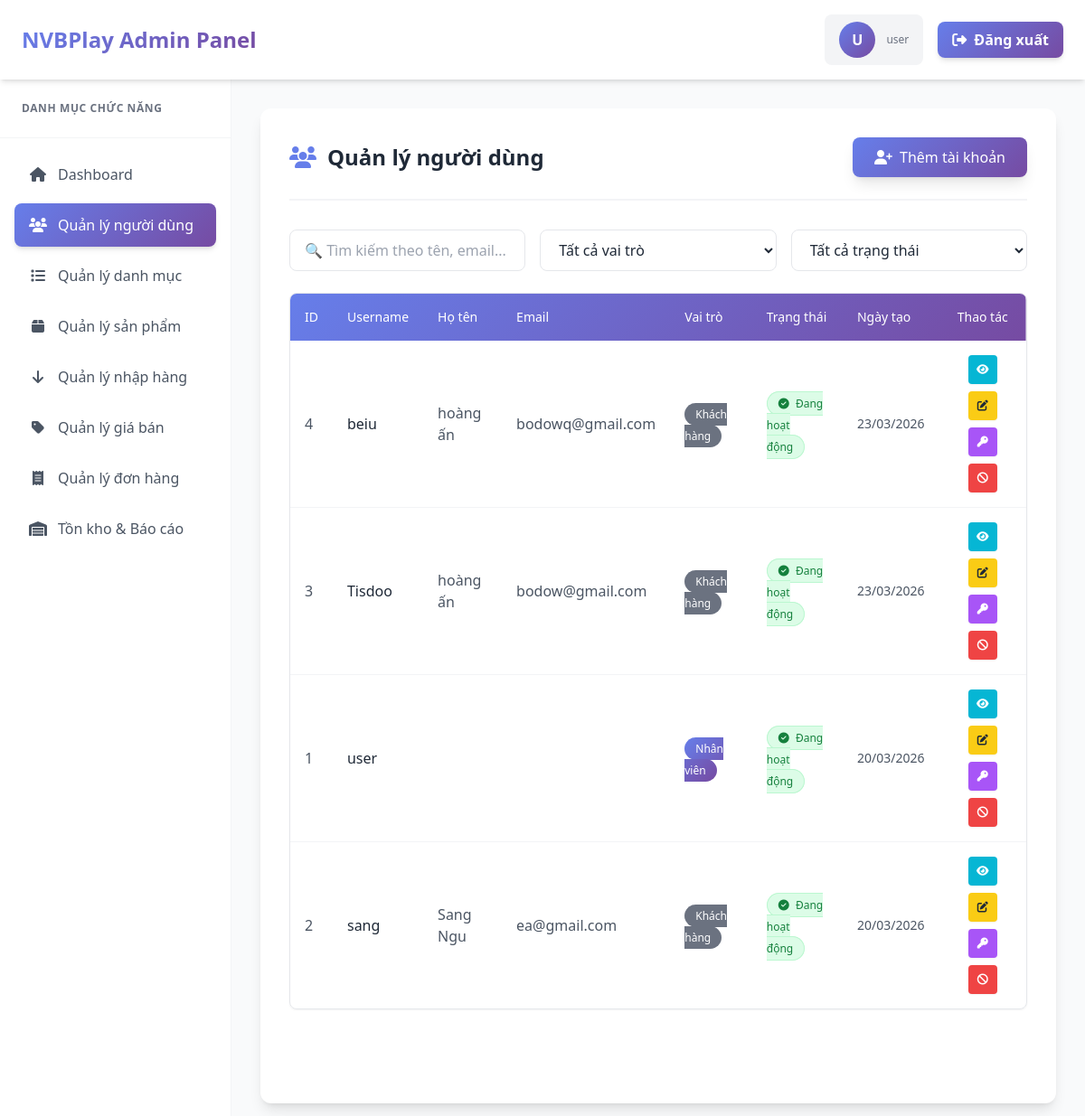
The page /admin/users.php (signed in) on the database its author committed.
### tables this page shows
CREATE TABLE `users` (
  `User_id` int(11) NOT NULL,
  `Username` varchar(50) NOT NULL,
  `password` varchar(255) NOT NULL,
  `Ho_ten` varchar(100) DEFAULT NULL,
  `email` varchar(100) DEFAULT NULL,
  `SDT` varchar(15) DEFAULT NULL,
  `role` tinyint(1) DEFAULT 0,
  `status` tinyint(1) DEFAULT 1,
  `created_at` datetime DEFAULT current_timestamp()
);

### control/function.php (called while the page is built, shortened)
<?php
function getUsers($conn) {
    $stmt = $conn->prepare("SELECT * FROM users ORDER BY created_at DESC");
    $stmt->execute();
    $result = $stmt->get_result();
    return $result->fetch_all(MYSQLI_ASSOC);
}
?>

### admin/users.php (the view, shortened to what this page needs)
<?php
require_once __DIR__ . '/../control/connect.php';
require_once __DIR__ . '/../control/function.php';
$admin_username = $_SESSION['admin_username'] ?? '';
$users = getUsers($conn);
?>
<!DOCTYPE html>
<html lang="vi">
<head>
    <script src="https://cdn.tailwindcss.com"></script>
    <link rel="stylesheet" href="https://cdnjs.cloudflare.com/ajax/libs/font-awesome/6.4.0/css/all.min.css">
</head>
<body class="bg-gray-50 font-sans text-gray-800">
    <header class="bg-white shadow-md sticky top-0 z-50">
        <div class="flex justify-between items-center px-6 py-4">
            <h1 class="text-2xl font-bold bg-clip-text text-transparent bg-gradient-custom">NVBPlay Admin Panel</h1>
            <div class="flex items-center space-x-4">
                <div class="flex items-center space-x-3 bg-gray-100 px-4 py-2 rounded-lg">
                    <div class="w-10 h-10 rounded-full bg-gradient-custom flex items-center justify-center text-white font-bold">
                        <?php echo strtoupper(substr($admin_username, 0, 1)); ?>
                    </div>
                    <div>
                        <p class="text-xs text-gray-500"><?php echo htmlspecialchars($admin_username); ?></p>
                    </div>
                </div>
                <button onclick="logout()" class="bg-gradient-custom text-white font-semibold px-4 py-2 rounded-lg hover:opacity-90 transition duration-200 shadow-md hover:shadow-lg">
                    <i class="fas fa-sign-out-alt mr-2"></i>Đăng xuất
                </button>
            </div>
        </div>
    </header>
    <div class="flex w-full min-h-[calc(100vh-70px)]">
        <aside class="w-64 bg-white shadow-lg hidden lg:block flex-shrink-0 border-r border-gray-100">
            <div class="p-6 border-b border-gray-100">
                <h3 class="text-gray-500 text-xs font-bold uppercase tracking-wider">Danh mục chức năng</h3>
            </div>
            <nav class="p-4 space-y-2">
                <a href="dashboard.php" class="flex items-center gap-3 px-4 py-3 text-gray-600 rounded-lg hover:bg-gray-50 hover:text-primary transition">
                    <i class="fas fa-home w-5 text-center"></i> Dashboard
                </a>
                <a href="users.php" class="flex items-center gap-3 px-4 py-3 bg-gradient-custom text-white rounded-lg shadow-md transition transform hover:-translate-y-0.5">
                    <i class="fas fa-users w-5 text-center"></i> Quản lý người dùng
                </a>
                <a href="categories.php" class="flex items-center gap-3 px-4 py-3 text-gray-600 rounded-lg hover:bg-gray-50 hover:text-primary transition">
                    <i class="fas fa-list w-5 text-center"></i> Quản lý danh mục
                </a>
                <a href="product.php" class="flex items-center gap-3 px-4 py-3 text-gray-600 rounded-lg hover:bg-gray-50 hover:text-primary transition">
                    <i class="fas fa-box w-5 text-center"></i> Quản lý sản phẩm
                </a>
                <a href="import.php" class="flex items-center gap-3 px-4 py-3 text-gray-600 rounded-lg hover:bg-gray-50 hover:text-primary transition">
                    <i class="fas fa-arrow-down w-5 text-center"></i> Quản lý nhập hàng
                </a>
                <a href="price.php" class="flex items-center gap-3 px-4 py-3 text-gray-600 rounded-lg hover:bg-gray-50 hover:text-primary transition">
                    <i class="fas fa-tag w-5 text-center"></i> Quản lý giá bán
                </a>
                <a href="orders.php" class="flex items-center gap-3 px-4 py-3 text-gray-600 rounded-lg hover:bg-gray-50 hover:text-primary transition">
                    <i class="fas fa-receipt w-5 text-center"></i> Quản lý đơn hàng
                </a>
                <a href="inventory.php" class="flex items-center gap-3 px-4 py-3 text-gray-600 rounded-lg hover:bg-gray-50 hover:text-primary transition">
                    <i class="fas fa-warehouse w-5 text-center"></i> Tồn kho & Báo cáo
                </a>
            </nav>
        </aside>
        <main class="flex-1 p-6 lg:p-8 overflow-x-hidden bg-gray-50">
            <div class="bg-white rounded-xl shadow-lg p-6 lg:p-8 min-h-full">
                <div class="flex flex-col sm:flex-row justify-between items-start sm:items-center mb-8 pb-6 border-b-2 border-gray-100 gap-4">
                    <h2 class="text-2xl font-bold text-gray-800 flex items-center gap-3">
                        <i class="fas fa-users text-primary"></i> Quản lý người dùng
                    </h2>
                    <button onclick="openModal('addModal')" class="bg-gradient-custom hover:opacity-90 text-white px-6 py-2.5 rounded-lg font-medium shadow-lg hover:shadow-xl transition transform hover:-translate-y-0.5 flex items-center gap-2">
                        <i class="fas fa-user-plus"></i> Thêm tài khoản
                    </button>
                </div>
                <div class="grid grid-cols-1 md:grid-cols-3 gap-4 mb-6">
                    <input type="text" id="searchInput" placeholder="🔍 Tìm kiếm theo tên, email..." class="w-full px-4 py-2.5 border border-gray-200 rounded-lg focus:outline-none focus:border-primary focus:ring-1 focus:ring-primary transition">
                    <select id="roleFilter" class="w-full px-4 py-2.5 border border-gray-200 rounded-lg focus:outline-none focus:border-primary focus:ring-1 focus:ring-primary transition bg-white">
                        <option value="">Tất cả vai trò</option>
                    </select>
                    <select id="statusFilter" class="w-full px-4 py-2.5 border border-gray-200 rounded-lg focus:outline-none focus:border-primary focus:ring-1 focus:ring-primary transition bg-white">
                        <option value="">Tất cả trạng thái</option>
                    </select>
                </div>
                <div class="overflow-x-auto rounded-lg border border-gray-200 shadow-sm">
                    <table id="usersTable" class="w-full text-left border-collapse">
                        <thead>
                            <tr class="bg-gradient-custom text-white">
                                <th class="p-4 font-medium text-sm">ID</th>
                                <th class="p-4 font-medium text-sm">Username</th>
                                <th class="p-4 font-medium text-sm">Họ tên</th>
                                <th class="p-4 font-medium text-sm">Email</th>
                                <th class="p-4 font-medium text-sm">Vai trò</th>
                                <th class="p-4 font-medium text-sm">Trạng thái</th>
                                <th class="p-4 font-medium text-sm">Ngày tạo</th>
                                <th class="p-4 font-medium text-sm text-center">Thao tác</th>
                               </tr>
                        </thead>
                        <tbody class="divide-y divide-gray-100">
                            <?php foreach ($users as $user): ?>
                            <tr class="hover:bg-blue-50/50 transition duration-150">
                                <td class="p-4 text-gray-600"><?php echo $user['User_id']; ?></td>
                                <td class="p-4 font-medium text-gray-800"><?php echo htmlspecialchars($user['Username']); ?></td>
                                <td class="p-4 text-gray-600"><?php echo htmlspecialchars($user['Ho_ten'] ?? ''); ?></td>
                                <td class="p-4 text-gray-600"><?php echo htmlspecialchars($user['email'] ?? ''); ?></td>
                                <td class="p-4">
                                    <?php if ($user['role'] == 1): ?>
                                        <span class="px-3 py-1 rounded-full text-xs font-medium bg-gradient-custom text-white">Nhân viên</span>
                                    <?php else: ?>
                                        <span class="px-3 py-1 rounded-full text-xs font-medium bg-gray-500 text-white">Khách hàng</span>
                                    <?php endif; ?>
                                </td>
                                <td class="p-4">
                                    <?php if ($user['status'] == 1): ?>
                                        <span class="px-3 py-1 rounded-full text-xs font-medium bg-green-100 text-green-700 border border-green-200">
                                            <i class="fas fa-check-circle mr-1 text-xs"></i> Đang hoạt động
                                        </span>
                                    <?php else: ?>
                                        <span class="px-3 py-1 rounded-full text-xs font-medium bg-red-100 text-red-700 border border-red-200">
                                            <i class="fas fa-ban mr-1 text-xs"></i> Đã khóa
                                        </span>
                                    <?php endif; ?>
                                </td>
                                <td class="p-4 text-gray-600 text-sm"><?php echo date('d/m/Y', strtotime($user['created_at'])); ?></td>
                                <td class="p-4">
                                    <div class="flex items-center justify-center gap-2 flex-wrap">
                                        <button onclick="viewUser(<?php echo $user['User_id']; ?>)" class="w-8 h-8 rounded bg-cyan-500 hover:bg-cyan-600 text-white flex items-center justify-center transition shadow-sm" title="Xem chi tiết">
                                            <i class="fas fa-eye text-xs"></i>
                                        </button>
                                        <button onclick="editUser(<?php echo $user['User_id']; ?>)" class="w-8 h-8 rounded bg-yellow-400 hover:bg-yellow-500 text-gray-800 flex items-center justify-center transition shadow-sm" title="Chỉnh sửa">
                                            <i class="fas fa-edit text-xs"></i>
                                        </button>
                                        <button onclick="resetPasswordDefault(<?php echo $user['User_id']; ?>, '<?php echo htmlspecialchars($user['Username']); ?>')"
                                                class="w-8 h-8 rounded bg-purple-500 hover:bg-purple-600 text-white flex items-center justify-center transition shadow-sm" title="Đặt lại mật khẩu thành 123456">
                                            <i class="fas fa-key text-xs"></i>
                                        </button>
                                        <?php if ($user['status'] == 1): ?>
                                            <button onclick="lockUser(<?php echo $user['User_id']; ?>, '<?php echo htmlspecialchars($user['Username']); ?>')"
                                                    class="w-8 h-8 rounded bg-red-500 hover:bg-red-600 text-white flex items-center justify-center transition shadow-sm" title="Khóa tài khoản">
                                                <i class="fas fa-ban text-xs"></i>
                                            </button>
                                        <?php endif; ?>
                                    </div>
                                </td>
                            </tr>
                            <?php endforeach; ?>
                        </tbody>
                    </table>
                </div>
            </div>
        </main>
    </div>
</body>
</html>

### rows shown on the page
users: User_id "4", Username "beiu", Ho_ten "hoàng ấn", email "bodowq@gmail.com", role "Khách hàng", status 1 (drawn), created_at "23/03/2026"
users: User_id "3", Username "Tisdoo", Ho_ten "hoàng ấn", email "bodow@gmail.com", role "Khách hàng", status 1 (drawn), created_at "23/03/2026"
users: User_id "1", Username "user", role "Nhân viên", status 1 (drawn), created_at "20/03/2026"
users: User_id "2", Username "sang", Ho_ten "Sang Ngu", email "ea@gmail.com", role "Khách hàng", status 1 (drawn), created_at "20/03/2026"

### other values the page prints
substr($admin_username, 0, 1) "U"
$admin_username "user"
